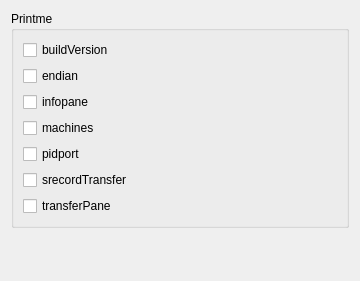
              <widget class="QWidget" name="Debug">
               <property name="geometry">
                <rect>
                 <x>0</x>
                 <y>0</y>
                 <width>360</width>
                 <height>281</height>
                </rect>
               </property>
               <attribute name="label">
                <string>Debug</string>
               </attribute>
               <layout class="QVBoxLayout" name="verticalLayout_15">
                <item>
                 <widget class="QGroupBox" name="printme">
                  <property name="title">
                   <string>Printme</string>
                  </property>
                  <layout class="QVBoxLayout" name="verticalLayout_13">
                   <item>
                    <widget class="QCheckBox" name="checkBox">
                     <property name="text">
                      <string>buildVersion</string>
                     </property>
                    </widget>
                   </item>
                   <item>
                    <widget class="QCheckBox" name="checkBox_2">
                     <property name="text">
                      <string>endian</string>
                     </property>
                    </widget>
                   </item>
                   <item>
                    <widget class="QCheckBox" name="checkBox_6">
                     <property name="text">
                      <string>infopane</string>
                     </property>
                    </widget>
                   </item>
                   <item>
                    <widget class="QCheckBox" name="checkBox_7">
                     <property name="text">
                      <string>machines</string>
                     </property>
                    </widget>
                   </item>
                   <item>
                    <widget class="QCheckBox" name="checkBox_9">
                     <property name="text">
                      <string>pidport</string>
                     </property>
                    </widget>
                   </item>
                   <item>
                    <widget class="QCheckBox" name="checkBox_5">
                     <property name="text">
                      <string>srecordTransfer</string>
                     </property>
                    </widget>
                   </item>
                   <item>
                    <widget class="QCheckBox" name="checkBox_4">
                     <property name="text">
                      <string>transferPane</string>
                     </property>
                    </widget>
                   </item>
                  </layout>
                 </widget>
                </item>
                <item>
                 <spacer name="verticalSpacer_3">
                  <property name="orientation">
                   <enum>Qt::Vertical</enum>
                  </property>
                  <property name="sizeHint" stdset="0">
                   <size>
                    <width>20</width>
                    <height>40</height>
                   </size>
                  </property>
                 </spacer>
                </item>
               </layout>
               <zorder>printme</zorder>
               <zorder>verticalSpacer_3</zorder>
              </widget>
